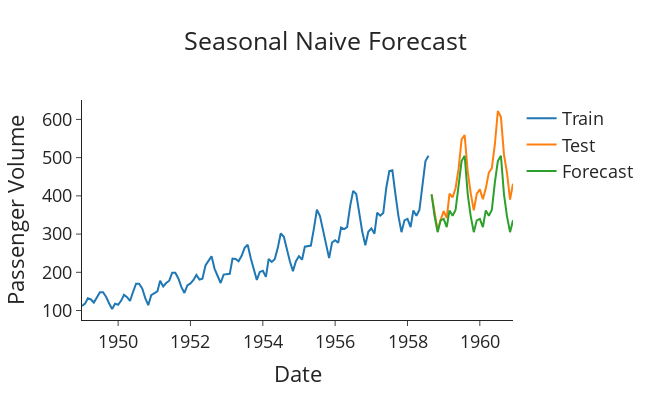

Write notebook code for a chart like this one.
### Markdown cell above
### 2) Seasonal Naive Forecasat (simply means immitating the last year season patter)

### Code cell
train['month_number'] = pd.DatetimeIndex(train['Date']).month
test['month_number'] = pd.DatetimeIndex(test['Date']).month

snaive_fc = []
for row_idx, row in test.iterrows():
    month = row['month_number']
    forecast = train['Number_of_Passengers'] .loc[train['month_number'] == month].iloc[-1]
    snaive_fc.append(forecast)

plot_func(snaive_fc, 'Seasonal Naive Forecast')
